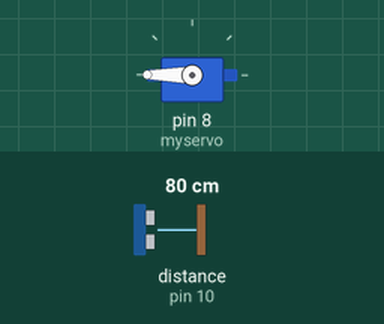
A sketch run on a simulated Arduino Uno, built with avr-gcc and run on an emulated ATmega328P. Parts: servo. Wiring (inferred from the names in the program): ultrasonic range finder: trigger pin 9; echo pin 10. Inputs (shaded band) come from the test bench; at power-on: distance to the obstacle (sensor on pin 10) 80 cm. The echo pulse lasts 58.3 µs per cm; what the sketch prints to the serial monitor is not drawn.

Above: at 1.2 s.
1.3 s: distance to the obstacle (sensor on pin 10) set to 18 cm
4.3 s: distance to the obstacle (sensor on pin 10) set to 250 cm
Timing chart, 0 to 7.3 s (numbered marks = the images above; inputs shaded):
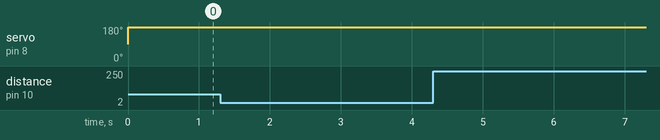

Measured:
- after the input at 1.3 s, every drawn part: stays the same
- after the input at 4.3 s, every drawn part: stays the same

The sketch:

sketch_may11b.ino
```cpp
/*
* Automatic door handle sanitizer
*
* by Chauhan Jainish,
*
*/
#include <Servo.h>

Servo myservo;  // create servo object to control a servo

// defines pins numbers
const int trigPin = 9;
const int echoPin = 10;
// defines variables
long duration;
int distance;
void setup() {
pinMode(trigPin, OUTPUT); // Sets the trigPin as an Output
pinMode(echoPin, INPUT); // Sets the echoPin as an Input
myservo.attach(8);  // attaches the servo on pin 9 to the servo object
Serial.begin(9600); // Starts the serial communication
}
void loop() {
// Clears the trigPin
digitalWrite(trigPin, LOW);
delayMicroseconds(2);
// Sets the trigPin on HIGH state for 10 micro seconds
digitalWrite(trigPin, HIGH);
delayMicroseconds(10);
digitalWrite(trigPin, LOW);
// Reads the echoPin, returns the sound wave travel time in microseconds
duration = pulseIn(echoPin, HIGH);
// Calculating the distance
distance= duration*0.034/2;
// Prints the distance on the Serial Monitor
Serial.print("Distance: ");
Serial.println(distance);
if (distance<12){
delay(5000);
myservo.write(0);                  // sets the servo position according to the scaled value
delay(1500);
myservo.write(180);                  // sets the servo position according to the scaled value
delay(1500);
myservo.write(0);                  // sets the servo position according to the scaled value
delay(1500);
}
else{
myservo.write(180);                  // sets the servo position according to the scaled value
delay(15);
}
}
```
